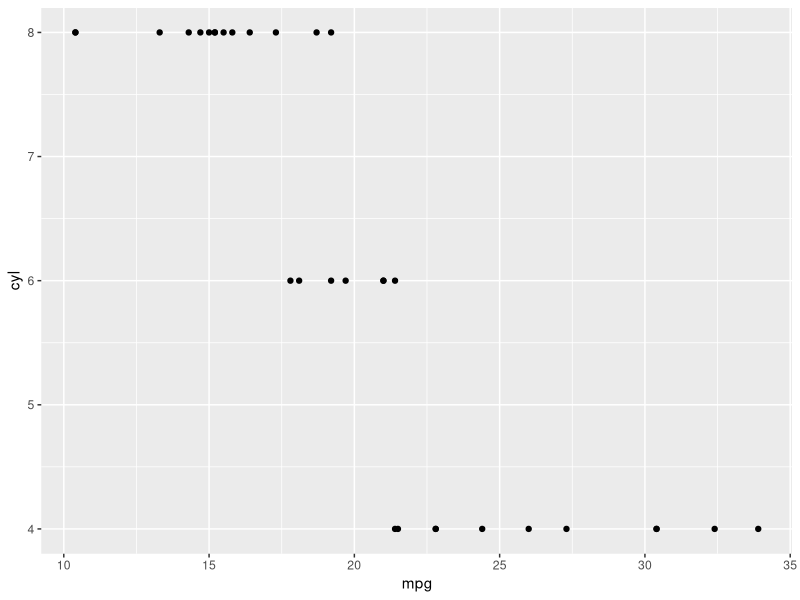
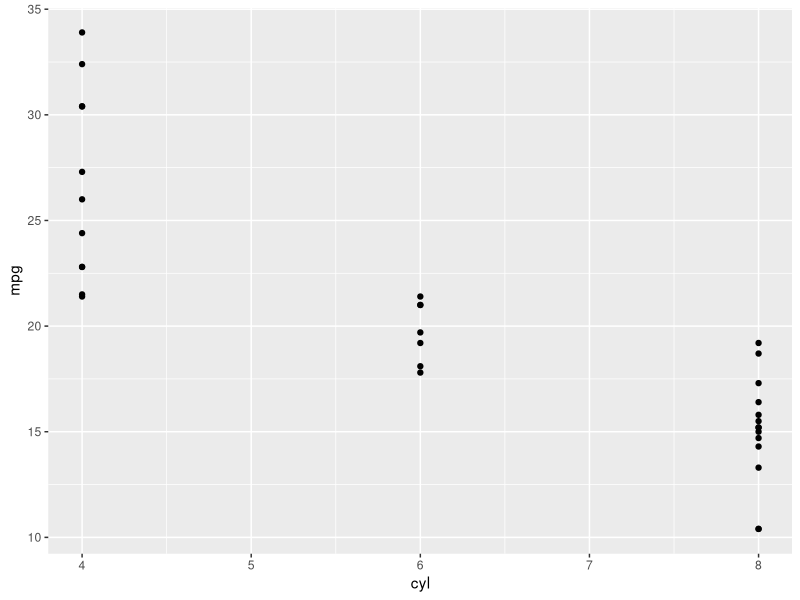
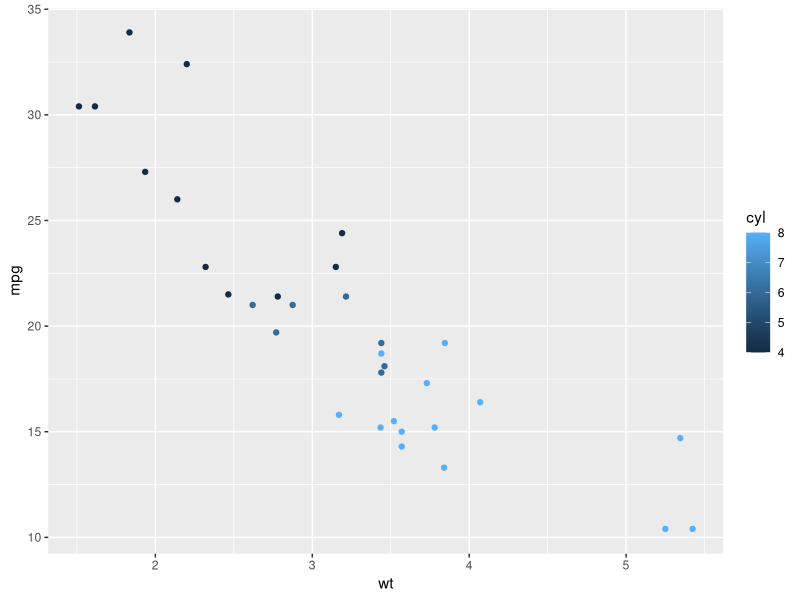
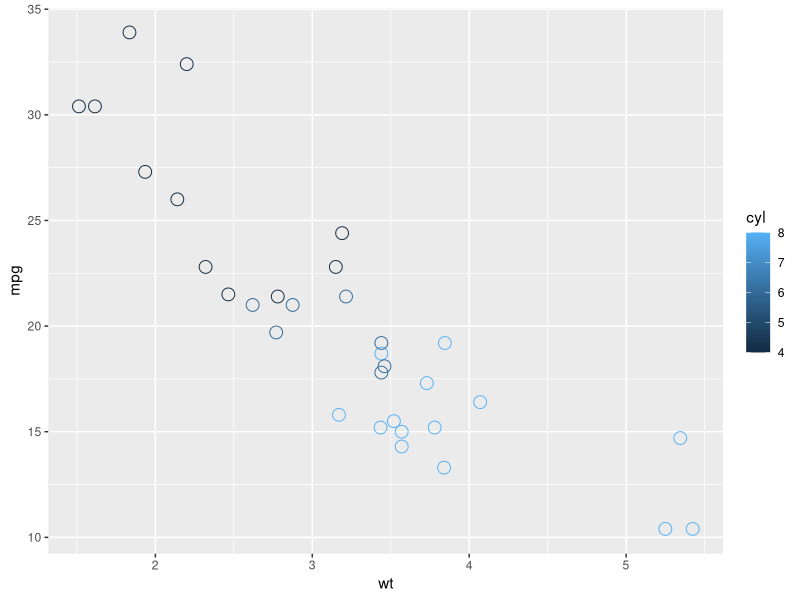

Recreate these plots in R, in order.
###############################################
################# Summary #####################
############################################### 
#
# author: Alexander C. Hungerford
# 
# date created: 30 October 2018
# 
# course: DataCamp
#         Data Visualization with ggplot2
#         Chapter 3: aesthetics
# 
############################################### 

# Note, plots will look different than the Datacamp course in color gradients.
# It's not clear why, probably because of the version of ggplot that was used.


library(tidyverse)

# load and view the data
data(mtcars)
View(mtcars)


# 1 - Map mpg to x and cyl to y
ggplot(mtcars, aes(x = mpg,y = cyl)) + geom_point()

# 2 - Reverse: Map cyl to x and mpg to y
ggplot(mtcars, aes(x = cyl, y = mpg)) + geom_point()

# 3 - Map wt to x, mpg to y and cyl to col
ggplot(mtcars, aes(x = wt, y = mpg, col = cyl)) + geom_point()

# 4 - Change shape and size of the points in the above plot
ggplot(mtcars, aes(x = wt, y = mpg, col = cyl)) +
  geom_point(shape = 1, size = 4)


####################### NOTES #################################################
#